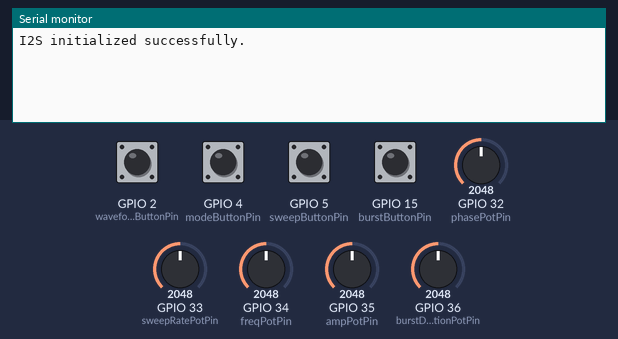
The sketch below on a simulated ESP32. Parts: the last lines printed to the serial monitor. The inputs (shaded band) are chosen by the test bench; at power-on: GPIO 2 (waveformButtonPin), GPIO 4 (modeButtonPin), GPIO 5 (sweepButtonPin), GPIO 15 (burstButtonPin) HIGH, GPIO 32 (phasePotPin) = 2048, GPIO 33 (sweepRatePotPin) = 2048, GPIO 34 (freqPotPin) = 2048, GPIO 35 (ampPotPin) = 2048, GPIO 36 (burstDurationPotPin) = 2048. I2S audio is not simulated (input reads silence).

Above: at 1.2 s.
1.3 s: GPIO 2 (waveformButtonPin) pulled LOW for 0.15 s
At 2.5 s:
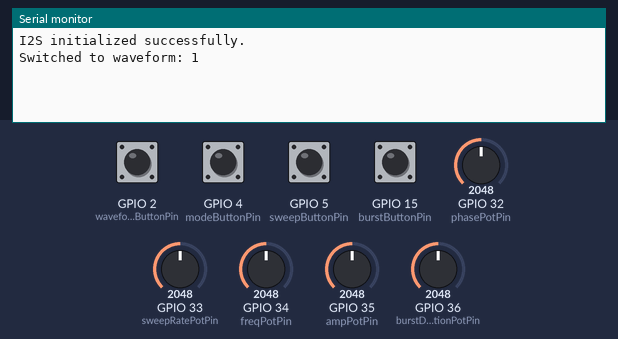
2.9 s: GPIO 4 (modeButtonPin) pulled LOW for 0.15 s
At 3.8 s:
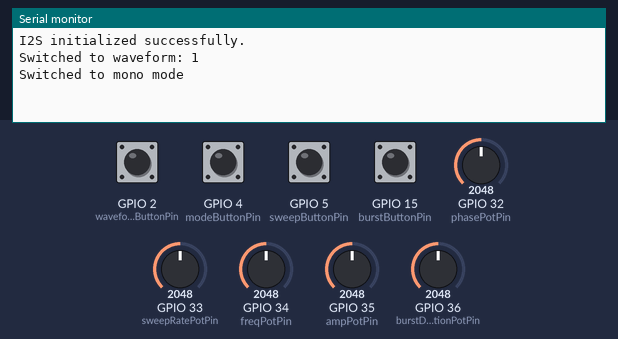
4.5 s: GPIO 5 (sweepButtonPin) pulled LOW for 0.15 s
At 4.9 s:
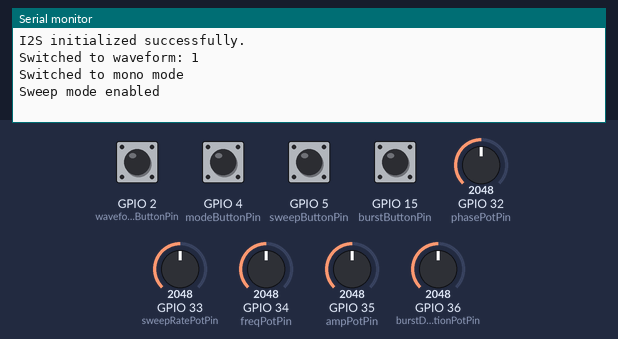
6.1 s: GPIO 15 (burstButtonPin) pulled LOW for 0.15 s
At 7.3 s:
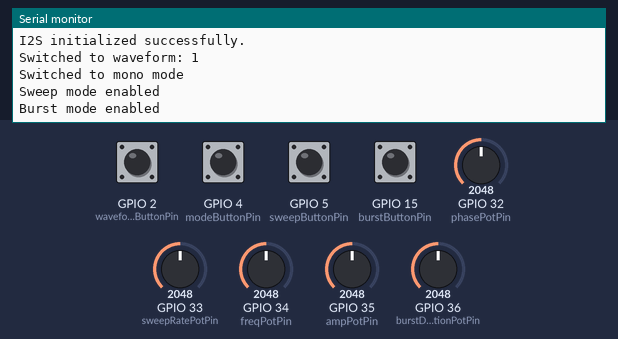
7.7 s: GPIO 4 (modeButtonPin) pulled LOW for 1 s
At 8.6 s:
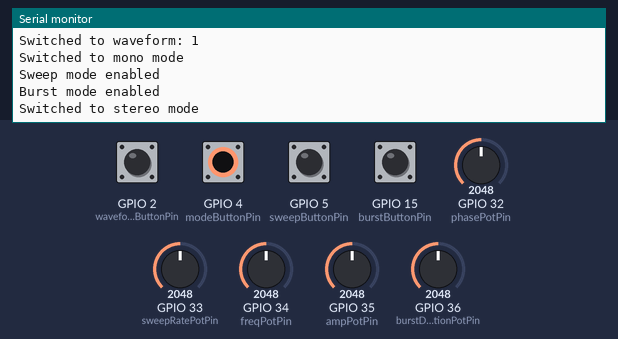
10.2 s: GPIO 5 (sweepButtonPin) pulled LOW for 1 s
At 11.7 s:
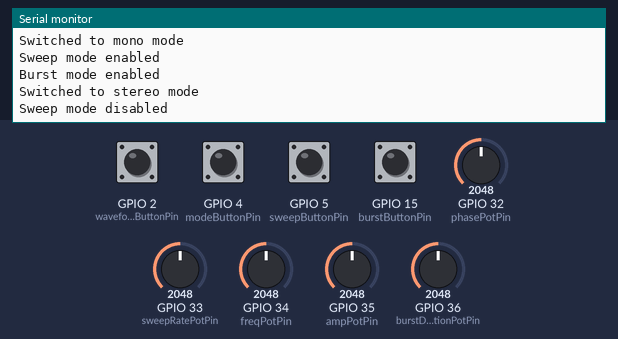

Measured:
- after the input at 1.3 s, the serial monitor: prints a new line at once (image 1)
- after the input at 2.9 s, the serial monitor: prints a new line at once (image 2)
- after the input at 4.5 s, the serial monitor: prints a new line at once (image 3)
- after the input at 6.1 s, the serial monitor: prints a new line at once (image 4)
- after the input at 7.7 s, the serial monitor: prints a new line at once (image 5)
- after the input at 10.2 s, the serial monitor: prints a new line at once (image 6)

The sketch:

ESP32_Waveform_Generator.ino
```cpp
#include <driver/i2s.h>

const int waveformButtonPin = 2;  // Pin connected to the waveform selection button
const int modeButtonPin = 4;      // Pin connected to the mono/stereo mode selection button
const int sweepButtonPin = 5;     // Pin connected to the sweep mode button
const int burstButtonPin = 15;    // Pin connected to the burst mode button
const int freqPotPin = 34;        // Pin connected to the frequency potentiometer (ADC1_CH6)
const int ampPotPin = 35;         // Pin connected to the amplitude potentiometer (ADC1_CH7)
const int phasePotPin = 32;       // Pin connected to the phase potentiometer (ADC1_CH4)
const int sweepRatePotPin = 33;   // Pin connected to the sweep rate potentiometer (ADC1_CH5)
const int burstDurationPotPin = 36; // Pin connected to the burst duration potentiometer (ADC1_CH0)

// I2S configuration
#define SAMPLE_RATE     (44100)
#define I2S_NUM         I2S_NUM_0
#define I2S_BCLK_PIN    (26)
#define I2S_WCLK_PIN    (25)
#define I2S_DOUT_PIN    (22)

struct WaveformParams {
  int waveformType;
  bool isStereoMode;
  float frequency;
  int amplitude;
  float phase;
  bool sweepMode;
  float sweepRate;
  bool burstMode;
  int burstDuration;
};

void setup() {
  Serial.begin(115200);
  while (!Serial);

  pinMode(waveformButtonPin, INPUT_PULLUP);
  pinMode(modeButtonPin, INPUT_PULLUP);
  pinMode(sweepButtonPin, INPUT_PULLUP);
  pinMode(burstButtonPin, INPUT_PULLUP);

  // Configure I2S
  i2s_config_t i2s_config = {
    .mode = (i2s_mode_t)(I2S_MODE_MASTER | I2S_MODE_TX),
    .sample_rate = SAMPLE_RATE,
    .bits_per_sample = I2S_BITS_PER_SAMPLE_16BIT,
    .channel_format = I2S_CHANNEL_FMT_RIGHT_LEFT,
    .communication_format = I2S_COMM_FORMAT_STAND_I2S,
    .intr_alloc_flags = ESP_INTR_FLAG_LEVEL1,
    .dma_buf_count = 8,
    .dma_buf_len = 64,
    .use_apll = false,
    .tx_desc_auto_clear = true,
    .fixed_mclk = 0
  };

  // Set I2S pins
  i2s_pin_config_t pin_config = {
    .bck_io_num = I2S_BCLK_PIN,
    .ws_io_num = I2S_WCLK_PIN,
    .data_out_num = I2S_DOUT_PIN,
    .data_in_num = I2S_PIN_NO_CHANGE
  };

  // Install and start I2S driver
  if (i2s_driver_install(I2S_NUM, &i2s_config, 0, NULL) != ESP_OK) {
    Serial.println("Failed to install I2S driver");
    while (1);
  }

  if (i2s_set_pin(I2S_NUM, &pin_config) != ESP_OK) {
    Serial.println("Failed to set I2S pins");
    while (1);
  }

  Serial.println("I2S initialized successfully.");
}

void loop() {
  static WaveformParams params = {0, true, 440, 1000, 0, false, 1, false, 100};  // Default values
  static unsigned long lastBurstTime = 0;
  static bool isInBurst = false;

  updateWaveformParams(&params);

  if (params.burstMode) {
    unsigned long currentTime = millis();
    if (!isInBurst && (currentTime - lastBurstTime >= params.burstDuration)) {
      isInBurst = true;
      lastBurstTime = currentTime;
    } else if (isInBurst && (currentTime - lastBurstTime >= 100)) {  // 100ms burst duration
      isInBurst = false;
    }
  }

  if (!params.burstMode || isInBurst) {
    generateWaveform(params);
  } else {
    // Output silence when not in burst
    int16_t silenceBuffer[200] = {0};
    size_t bytes_written;
    i2s_write(I2S_NUM, silenceBuffer, 200 * sizeof(int16_t), &bytes_written, portMAX_DELAY);
  }
}

void updateWaveformParams(WaveformParams* params) {
  static int previousWaveformButtonState = HIGH;
  static int previousModeButtonState = HIGH;
  static int previousSweepButtonState = HIGH;
  static int previousBurstButtonState = HIGH;

  int waveformButtonState = digitalRead(waveformButtonPin);
  int modeButtonState = digitalRead(modeButtonPin);
  int sweepButtonState = digitalRead(sweepButtonPin);
  int burstButtonState = digitalRead(burstButtonPin);

  // Check for waveform button press
  if (waveformButtonState == LOW && previousWaveformButtonState == HIGH) {
    params->waveformType = (params->waveformType + 1) % 5;
    Serial.print("Switched to waveform: ");
    Serial.println(params->waveformType);
    delay(200);  // Debounce delay
  }
  previousWaveformButtonState = waveformButtonState;

  // Check for mode button press
  if (modeButtonState == LOW && previousModeButtonState == HIGH) {
    params->isStereoMode = !params->isStereoMode;
    Serial.print("Switched to ");
    Serial.print(params->isStereoMode ? "stereo" : "mono");
    Serial.println(" mode");
    delay(200);  // Debounce delay
  }
  previousModeButtonState = modeButtonState;

  // Check for sweep button press
  if (sweepButtonState == LOW && previousSweepButtonState == HIGH) {
    params->sweepMode = !params->sweepMode;
    Serial.print("Sweep mode ");
    Serial.println(params->sweepMode ? "enabled" : "disabled");
    delay(200);  // Debounce delay
  }
  previousSweepButtonState = sweepButtonState;

  // Check for burst button press
  if (burstButtonState == LOW && previousBurstButtonState == HIGH) {
    params->burstMode = !params->burstMode;
    Serial.print("Burst mode ");
    Serial.println(params->burstMode ? "enabled" : "disabled");
    delay(200);  // Debounce delay
  }
  previousBurstButtonState = burstButtonState;

  // Read the potentiometer values
  int freqPotValue = analogRead(freqPotPin);
  int ampPotValue = analogRead(ampPotPin);
  int phasePotValue = analogRead(phasePotPin);
  int sweepRatePotValue = analogRead(sweepRatePotPin);
  int burstDurationPotValue = analogRead(burstDurationPotPin);

  // Map the potentiometer values
  params->frequency = map(freqPotValue, 0, 4095, 1, 1000);
  params->amplitude = map(ampPotValue, 0, 4095, 0, 1000);
  params->phase = map(phasePotValue, 0, 4095, 0, 628) / 100.0; // 628 / 100 = 2π
  params->sweepRate = map(sweepRatePotValue, 0, 4095, 1, 100) / 10.0; // 0.1 to 10 Hz
  params->burstDuration = map(burstDurationPotValue, 0, 4095, 100, 2000); // 100ms to 2s
}

void generateWaveform(const WaveformParams& params) {
  static float currentFrequency = params.frequency;
  static float sweepPhase = 0;

  int16_t sample = 0;
  float period = 1000.0 / currentFrequency;  // Period of the waveform in milliseconds
  int16_t buffer[200];  // Buffer for samples (up to 100 stereo samples)
  int bufferSize = params.isStereoMode ? 200 : 100;  // Adjust buffer size based on mono/stereo mode

  // Update frequency for sweep mode
  if (params.sweepMode) {
    sweepPhase += params.sweepRate / SAMPLE_RATE;
    if (sweepPhase >= 1.0) sweepPhase -= 1.0;
    currentFrequency = params.frequency * pow(2, sweepPhase * 2 - 1); // Sweep one octave up and down
  } else {
    currentFrequency = params.frequency;
  }

  // Generate the selected waveform
  for (int i = 0; i < (params.isStereoMode ? 100 : bufferSize); i++) {
    float t = (float)i / (params.isStereoMode ? 100.0 : bufferSize) + params.phase / (2 * PI);
    switch (params.waveformType) {
      case 0:  // Sine wave
        sample = params.amplitude * sin(2 * PI * currentFrequency * t / SAMPLE_RATE);
        break;
      case 1:  // Square wave
        sample = (fmod(currentFrequency * t / SAMPLE_RATE, 1.0) < 0.5) ? params.amplitude : -params.amplitude;
        break;
      case 2:  // Sawtooth wave
        sample = (2 * params.amplitude * fmod(currentFrequency * t / SAMPLE_RATE, 1.0)) - params.amplitude;
        break;
      case 3:  // Triangle wave
        sample = (2 * params.amplitude * fabs(2 * fmod(currentFrequency * t / SAMPLE_RATE, 1.0) - 1)) - params.amplitude;
        break;
      case 4:  // Pulse wave
        sample = (fmod(currentFrequency * t / SAMPLE_RATE, 1.0) < 0.1) ? params.amplitude : -params.amplitude;  // 10% duty cycle
        break;
    }

    if (params.isStereoMode) {
      buffer[i * 2] = sample;     // Left channel
      buffer[i * 2 + 1] = sample; // Right channel
    } else {
      buffer[i] = sample;         // Mono channel
    }
  }

  size_t bytes_written;
  i2s_write(I2S_NUM, buffer, bufferSize * sizeof(int16_t), &bytes_written, portMAX_DELAY);
  delayMicroseconds(period * 1000);  // Adjust delay based on the frequency
}
```
